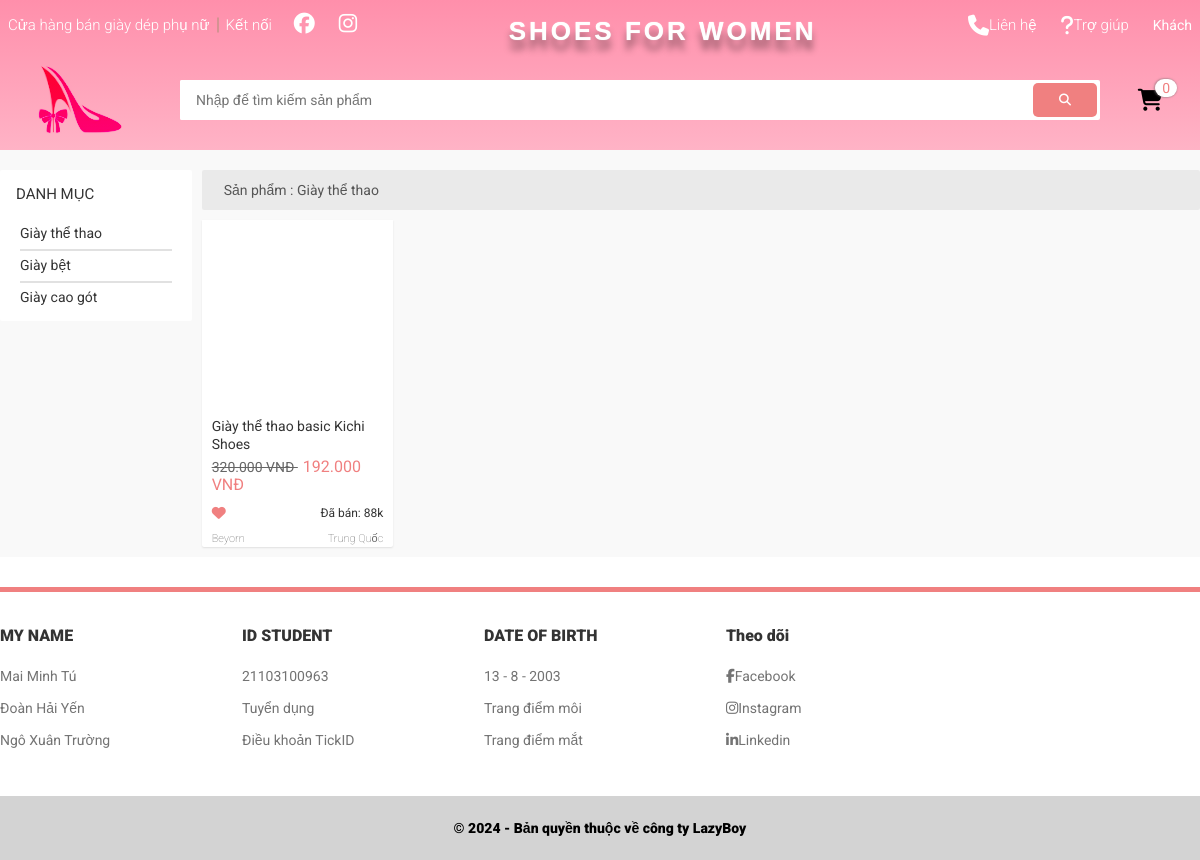
Screenshot of /app.php?view=product_category&id=22 with the database file from the repository.
### tables this page shows
CREATE TABLE `danhmuc` (
  `iddanhmuc` int(11) NOT NULL,
  `ten` varchar(100) NOT NULL,
  `thutu` int(100) NOT NULL
);

CREATE TABLE `sanpham` (
  `id` int(11) NOT NULL,
  `masanpham` varchar(200) NOT NULL,
  `tensanpham` varchar(200) NOT NULL,
  `nhasanxuat` varchar(200) NOT NULL,
  `xuatsu` varchar(50) NOT NULL,
  `hinhanh` varchar(50) NOT NULL,
  `mau` varchar(100) NOT NULL,
  `khoiluong` varchar(100) NOT NULL,
  `kichco` varchar(100) NOT NULL,
  `chatlieu` varchar(100) NOT NULL,
  `degiay` varchar(100) NOT NULL,
  `cao` int(20) NOT NULL,
  `gia` varchar(100) NOT NULL,
  `trangthai` int(11) NOT NULL,
  `iddanhmuc` int(11) NOT NULL
);

### views/products/container_category.php (the view, shortened to what this page needs)
<?php
    $id = $_GET['id'];
    $sql1 = "select * from sanpham where iddanhmuc='".$id."' order by sanpham.id DESC";
    $query1 = mysqli_query($connect,$sql1);
    $sql2 = "select * from danhmuc where iddanhmuc='".$id."' limit 1";
    $query2 = mysqli_query($connect,$sql2);
    $rowtittle = mysqli_fetch_array($query2);
    if (mysqli_num_rows($query1) == 0) {
        echo '<div class="header__cart-list--empty">
                <img
                    src="./assets/img/product-not-found.jpg"
                    alt=""
                    class="no_cart__img" /';
    } else {
?>
        <div class="home-filter">
<span class="home-filter__label">Sản phẩm : <?php echo $rowtittle['ten'] ?></span>
        </div>
<div class="grid__row">
        <?php
        while ($row = mysqli_fetch_array($query1)) {
        ?>
            <div class="grid__column-2-4">
                <a class="product-item" href="app.php?view=product&id=<?php echo $row['id'] ?>">
                    <div class="product-item__img" style="background-image: url(<?php echo BASE_URL; ?>assets/img/goods/<?php echo $row['hinhanh'] ?>);"></div>
                    <h4 class="product-item__name">
                        <?php echo $row['tensanpham'] ?>
                    </h4>
                    <div class="product-item__price">
                        <span class="product-item__price-old">
                            <?php echo number_format($row['gia'], 0, ',', '.') . ' VNĐ' ?>
                        </span>
                        <span class="product-item__price-new">
                            <?php
                            echo number_format($gia_giam, 0, ',', '.') . ' VNĐ' ?>
                        </span>
                    </div>
                    <div class="product-item__action">
                        <span class="product-item__heart product-item__heart--liked">
                            <i class="product-item__icon-liked fa fa-heart"></i>
                        </span>
                        <span class="product-item__sold">Đã bán: 88k</span>
                    </div>
                    <div class="product-item__origin">
                        <span class="product-item__brand"><?php echo $row['nhasanxuat'] ?></span>
                        <div class="product-item__origin-name">
                            <?php echo $row['xuatsu'] ?>
                        </div>
                    </div>
                </a>
            </div>
        <?php }} ?>
    </div>

### views/products/list_category.php
<nav class="container__category">
    <h3 class="category__heading">
        Danh mục
    </h3>
    <ul class="category-list">
        <?php
        include $_SERVER['DOCUMENT_ROOT'] . '/BTL_WEB_html_css_php/config/config.php';
        $sql = "select * from danhmuc order by iddanhmuc DESC";
        $query = mysqli_query($connect, $sql);
        while ($row = mysqli_fetch_array($query)) {
        ?>
            <li class="category-item category-item--active">
                <a class="category-item__link" href="app.php?view=product_category&id=<?php echo $row['iddanhmuc'] ?>"><?php echo $row['ten'] ?></a>
            </li>
        <?php } ?>
    </ul>
</nav>

### assets/css/base.css (style rules this page uses)
:root { --white-color: white; --black-color:black; --text-color:#333; --border-color:#dbdbdb; --primary-color:lightcoral; --bar-height:50px; --header-height:150px; --header-with-search-height:calc(var(--header-height) - var(--bar-height)); }
* { box-sizing: inherit; }
html { font-size: 62.5%; line-height: 1.6rem; font-family: "Roboto", sans-serif; box-sizing: border-box; }
.grid__row { display: flex; flex-wrap: wrap; margin-left: -5px; margin-right: -5px; }
.grid__column-2-4 { padding-left: 5px; padding-right: 5px; width: 20%; }

### assets/css/main.css (style rules this page uses)
.container__category { background-color: var(--white-color); border-radius: 2px; }
.category__heading { color: var(--text-color); font-size: 1.5rem; font-weight: 400; padding: 16px 16px 0; margin-top: 0; text-transform: uppercase; }
.category-list { padding: 0 0 8px 0; list-style: none; }
.category-item { position: relative; }
.category-item:first-child::before { display: none; }
.category-item::before { content: ""; position: absolute; border: 1px solid #e1e1e1; top: 0; left: 20px; right: 20px; }
.category-item__link { position: relative; text-decoration: none; color: var(--text-color); font-size: 1.4rem; padding: 8px 20px; display: block; text-overflow: ellipsis; white-space: nowrap; overflow: hidden; }
.home-filter { background-color: rgba(0, 0, 0, 0.06); display: flex; align-items: center; padding: 12px 22px; border-radius: 2px; }
.home-filter .home-filter__label { font-size: 1.4rem; color: #555; margin-right: 16px; }
.product-item { position: relative; margin-top: 10px; background-color: var(--white-color); border-bottom-left-radius: 2px; border-bottom-right-radius: 2px; box-shadow: 0 1px 2px 0 rgba(0, 0, 0, 0.1); transition: all 0.1s; display: block; text-decoration: none; }
.product-item__img { padding-top: 100%; background-repeat: no-repeat; background-size: contain; }
.product-item__name { font-size: 1.4rem; font-weight: 400; color: var(--text-color); line-height: 1.8rem; height: 3.7rem; text-overflow: ellipsis; overflow: hidden; margin: 5px 10px; display: -webkit-box; -webkit-box-orient: vertical; -webkit-line-clamp: 2; }
.product-item__price { margin-left: 10px; }
.product-item__price-old { font-size: 1.4rem; color: #666; text-decoration: line-through; }
.product-item__price-new { font-size: 1.6rem; color: var(--primary-color); margin-left: 5px; }
.product-item__action, .product-item__origin { display: flex; justify-content: space-between; margin: 10px; }
.product-item__heart { font-size: 1.4rem; }
.product-item__heart--liked .product-item__icon-liked { display: inline-block; color: var(--primary-color); }
.product-item__sold { font-size: 1.2rem; color: var(--text-color); margin-left: 4px; }
.product-item__origin { font-size: 1.1rem; color: #666; font-weight: 100; }

### rows the page displays
danhmuc: ten "Giày thể thao"
danhmuc: ten "Giày bệt"
danhmuc: ten "Giày cao gót"
sanpham: tensanpham "Giày thể thao basic Kichi Shoes", gia "320.000", gia "192.000", nhasanxuat "Beyorn", xuatsu "Trung Quốc"
